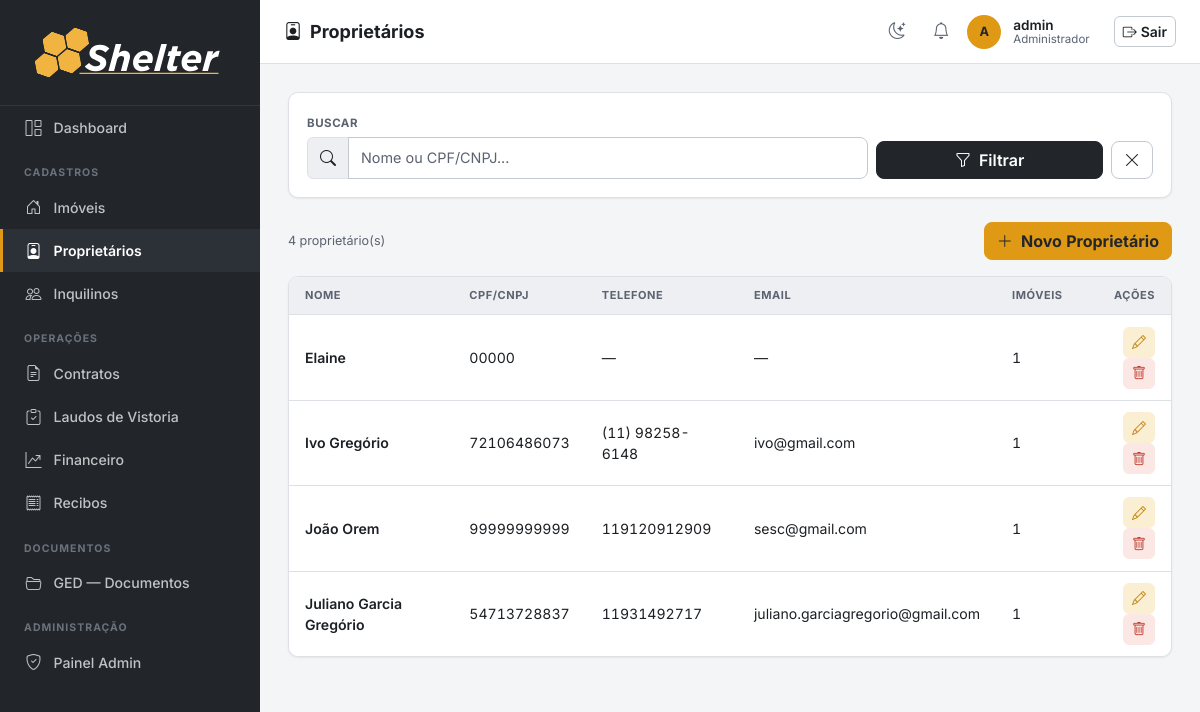
The app's page /proprietarios/ (signed in), older data.
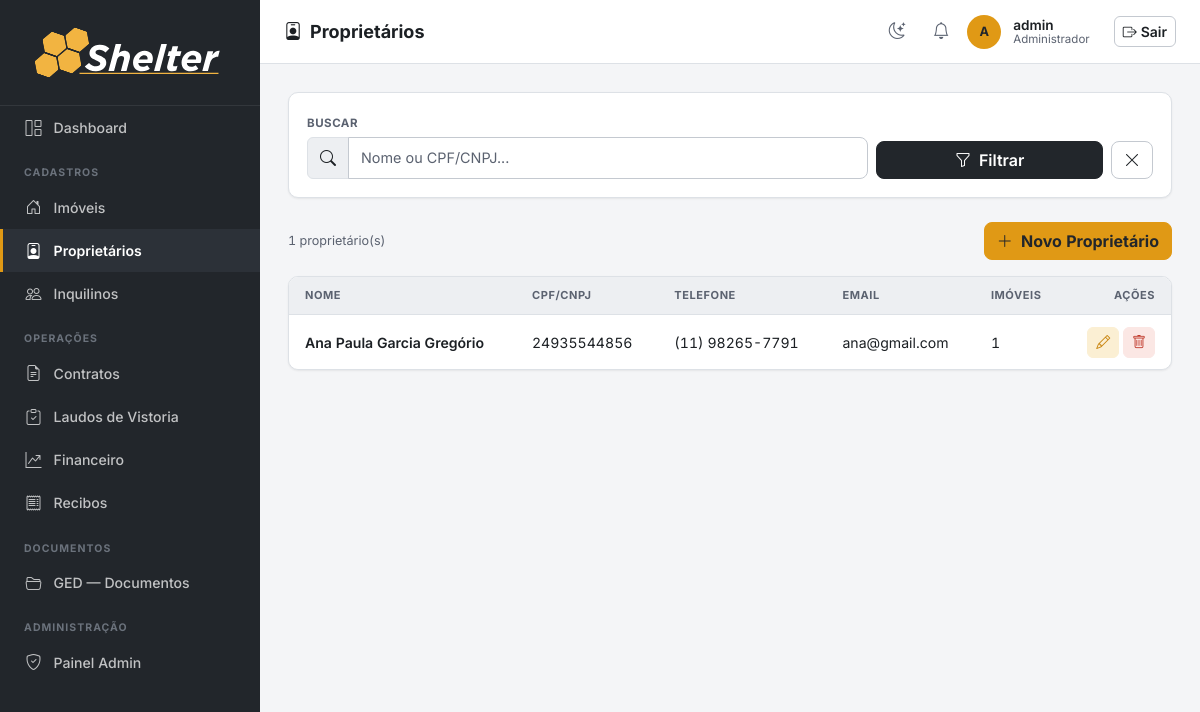
The same page, newer data.
### imoveis/models.py (models this page shows, shortened)
class Proprietario(models.Model):
    nome = models.CharField(max_length=200)
    cpf_cnpj = models.CharField(max_length=20, unique=True, validators=[validate_cpf_cnpj],
                                verbose_name='CPF/CNPJ')
    email = models.EmailField(blank=True)
    telefone = models.CharField(max_length=20, blank=True, validators=[validate_telefone])
    criado_em = models.DateTimeField(auto_now_add=True)
    class Meta:
        verbose_name = 'Proprietário'
        verbose_name_plural = 'Proprietários'
        ordering = ['nome']

### imoveis/views.py (the view)
# urls.py: path('proprietarios/', views.proprietario_list, name='proprietario_list'),
@login_required
def proprietario_list(request):
    q = request.GET.get('q', '')
    qs = Proprietario.objects.all()
    if q:
        qs = qs.filter(Q(nome__icontains=q) | Q(cpf_cnpj__icontains=q))
    return render(request, 'proprietarios/proprietario_list.html', {'proprietarios': qs, 'q': q})

### imoveis/context_processors.py (called while the page is built)
def notificacoes_usuario(request):
    user = getattr(request, 'user', None)
    if user is None or not user.is_authenticated:
        return {}
    ultimas = user.notificacoes.all()[:LIMITE_NOTIFICACOES_TOPBAR]
    return {'ultimas_notificacoes_usuario': ultimas}

### templates/proprietarios/proprietario_list.html (shortened to what this page needs)
{% extends 'base.html' %}
{% block page_title %}<i class="bi bi-person-badge me-2"></i>Proprietários{% endblock %}
{% block nav_proprietarios %}active{% endblock %}
{% block content %}
<div class="section-card mb-4">
  <div class="section-card-body">
    <form method="get" class="row g-2 align-items-end">
      <div class="col-12 col-md-8">
        <label class="form-label">Buscar</label>
        <div class="input-group">
          <span class="input-group-text"><i class="bi bi-search"></i></span>
          <input type="text" name="q" value="{{ q }}" class="form-control" placeholder="Nome ou CPF/CNPJ...">
        </div>
      </div>
      <div class="col-12 col-md-4 d-flex gap-2">
        <button type="submit" class="btn btn-graphite flex-fill"><i class="bi bi-funnel me-1"></i> Filtrar</button>
        <a href="{% url 'proprietario_list' %}" class="btn btn-outline-secondary"><i class="bi bi-x-lg"></i></a>
      </div>
    </form>
  </div>
</div>
<div class="d-flex justify-content-between align-items-center mb-3">
  <span class="text-muted small">{{ proprietarios.count }} proprietário(s)</span>
  <a href="{% url 'proprietario_create' %}" class="btn btn-primary">
    <i class="bi bi-plus-lg me-1"></i> Novo Proprietário
  </a>
</div>
<div class="section-card">
  <div class="table-responsive">
    <table class="table mb-0">
      <thead>
        <tr><th>Nome</th><th>CPF/CNPJ</th><th>Telefone</th><th>Email</th><th>Imóveis</th><th class="text-end">Ações</th></tr>
      </thead>
      <tbody>
        {% for p in proprietarios %}
        <tr>
          <td class="fw-semibold">{{ p.nome }}</td>
          <td>{{ p.cpf_cnpj }}</td>
          <td>{{ p.telefone|default:"—" }}</td>
          <td>{{ p.email|default:"—" }}</td>
          <td>{{ p.imoveis.count }}</td>
          <td class="text-end">
            <a href="{% url 'proprietario_edit' p.pk %}" class="btn btn-sm btn-outline-primary"><i class="bi bi-pencil"></i></a>
            <button class="btn btn-sm btn-outline-danger" data-bs-toggle="modal" data-bs-target="#del{{ p.pk }}"><i class="bi bi-trash"></i></button>
          </td>
        </tr>
        {% empty %}
        <tr>
          <td colspan="6" class="border-0">
            <div class="empty-state"><i class="bi bi-inbox"></i>Nenhum proprietário cadastrado.</div>
          </td>
        </tr>
        {% endfor %}
      </tbody>
    </table>
  </div>
</div>
{% endblock %}

### templates/base.html (shortened to what this page needs)
{% load static %}
<!DOCTYPE html>
<html lang="pt-BR">
<head>
  <link rel="stylesheet" href="https://cdn.jsdelivr.net/npm/bootstrap@5.3.3/dist/css/bootstrap.min.css">
  <link rel="stylesheet" href="https://cdn.jsdelivr.net/npm/bootstrap-icons@1.11.3/font/bootstrap-icons.min.css">
  <link rel="stylesheet" href="https://cdn.jsdelivr.net/npm/flatpickr/dist/flatpickr.min.css">
  <link rel="stylesheet" href="{% static 'css/shelter.css' %}">
</head>
<body>
<nav id="sidebar">
  <div class="sidebar-brand">
    <img src="{% static 'assets/Shelter_LOGO_white.svg' %}" alt="Shelter" class="brand-full">
  </div>
  <ul class="nav flex-column">
    <li class="nav-item">
      <a class="nav-link {% block nav_dashboard %}{% endblock %}" href="{% url 'dashboard' %}" title="Dashboard">
        <i class="bi bi-grid-1x2"></i> <span class="nav-text">Dashboard</span>
      </a>
    </li>
    <li><span class="nav-section-label">Cadastros</span></li>
    <li class="nav-item">
      <a class="nav-link {% block nav_imoveis %}{% endblock %}" href="{% url 'imovel_list' %}" title="Imóveis">
        <i class="bi bi-house-door"></i> <span class="nav-text">Imóveis</span>
      </a>
    </li>
    <li class="nav-item">
      <a class="nav-link {% block nav_proprietarios %}{% endblock %}" href="{% url 'proprietario_list' %}" title="Proprietários">
        <i class="bi bi-person-badge"></i> <span class="nav-text">Proprietários</span>
      </a>
    </li>
    <li class="nav-item">
      <a class="nav-link {% block nav_inquilinos %}{% endblock %}" href="{% url 'inquilino_list' %}" title="Inquilinos">
        <i class="bi bi-people"></i> <span class="nav-text">Inquilinos</span>
      </a>
    </li>
    <li><span class="nav-section-label">Operações</span></li>
    <li class="nav-item">
      <a class="nav-link {% block nav_contratos %}{% endblock %}" href="{% url 'contrato_list' %}" title="Contratos">
        <i class="bi bi-file-earmark-text"></i> <span class="nav-text">Contratos</span>
      </a>
    </li>
    <li class="nav-item">
      <a class="nav-link {% block nav_laudos %}{% endblock %}" href="{% url 'laudo_list' %}" title="Laudos de Vistoria">
        <i class="bi bi-clipboard-check"></i> <span class="nav-text">Laudos de Vistoria</span>
      </a>
    </li>
    <li class="nav-item">
      <a class="nav-link {% block nav_financeiro %}{% endblock %}" href="{% url 'lancamento_list' %}" title="Financeiro">
        <i class="bi bi-graph-up-arrow"></i> <span class="nav-text">Financeiro</span>
      </a>
    </li>
    <li class="nav-item">
      <a class="nav-link {% block nav_recibos %}{% endblock %}" href="{% url 'recibo_list' %}" title="Recibos">
        <i class="bi bi-receipt"></i> <span class="nav-text">Recibos</span>
      </a>
    </li>
    <li><span class="nav-section-label">Documentos</span></li>
    <li class="nav-item">
      <a class="nav-link {% block nav_documentos %}{% endblock %}" href="{% url 'documentos' %}" title="GED — Documentos">
        <i class="bi bi-folder2-open"></i> <span class="nav-text">GED — Documentos</span>
      </a>
    </li>
    {% if user.is_staff %}
    <li><span class="nav-section-label">Administração</span></li>
    <li class="nav-item">
      <a class="nav-link" href="{% url 'admin:index' %}" title="Painel Admin">
        <i class="bi bi-shield-check"></i> <span class="nav-text">Painel Admin</span>
      </a>
    </li>
    {% endif %}
  </ul>
</nav>
<header id="topbar">
  <span class="page-title">{% block page_title %}{% endblock %}</span>
  <div class="user-info ms-auto">
    <button type="button" class="icon-btn" id="theme-toggle" title="Alternar tema claro/escuro" aria-label="Alternar tema claro/escuro">
      <i class="bi bi-moon-stars"></i>
    </button>
    <div class="dropdown notif-dropdown">
      <button class="icon-btn" type="button" id="notifDropdown" data-bs-toggle="dropdown"
              aria-expanded="false" title="Notificações" aria-label="Notificações">
        <i class="bi bi-bell"></i>
      </button>
    </div>
    <div class="user-avatar">
      {{ user.get_short_name|default:user.username|first|upper }}
    </div>
    <div class="ms-1">
      <div class="user-name">{{ user.get_short_name|default:user.username }}</div>
      <div class="user-role">{% if user.is_staff %}Administrador{% else %}Usuário{% endif %}</div>
    </div>
    <form method="post" action="{% url 'logout' %}" class="d-inline ms-3">
      <button type="submit" class="btn btn-outline-secondary btn-sm">
        <i class="bi bi-box-arrow-right me-1"></i>Sair
      </button>
    </form>
  </div>
</header>
<main id="main-content">
  {% block content %}{% endblock %}
</main>
</body>
</html>

Row changes from the older to the newer data that the page shows:
removed Proprietario: nome "Elaine", cpf_cnpj "00000", telefone "—", email "—", imoveis.count "1"
removed Proprietario: nome "Ivo Gregório", cpf_cnpj "72106486073", telefone "(11) 98258-6148", email "ivo@gmail.com", imoveis.count "1"
removed Proprietario: nome "João Orem", cpf_cnpj "99999999999", telefone "119120912909", email "sesc@gmail.com", imoveis.count "1"
removed Proprietario: nome "Juliano Garcia Gregório", cpf_cnpj "54713728837", telefone "11931492717", email "juliano.garciagregorio@gmail.com", imoveis.count "1"
added Proprietario: nome "Ana Paula Garcia Gregório", cpf_cnpj "24935544856", telefone "(11) 98265-7791", email "ana@gmail.com", imoveis.count "1"
Text that changed along with them:
{{ proprietarios.count }}: "4" → "1"
